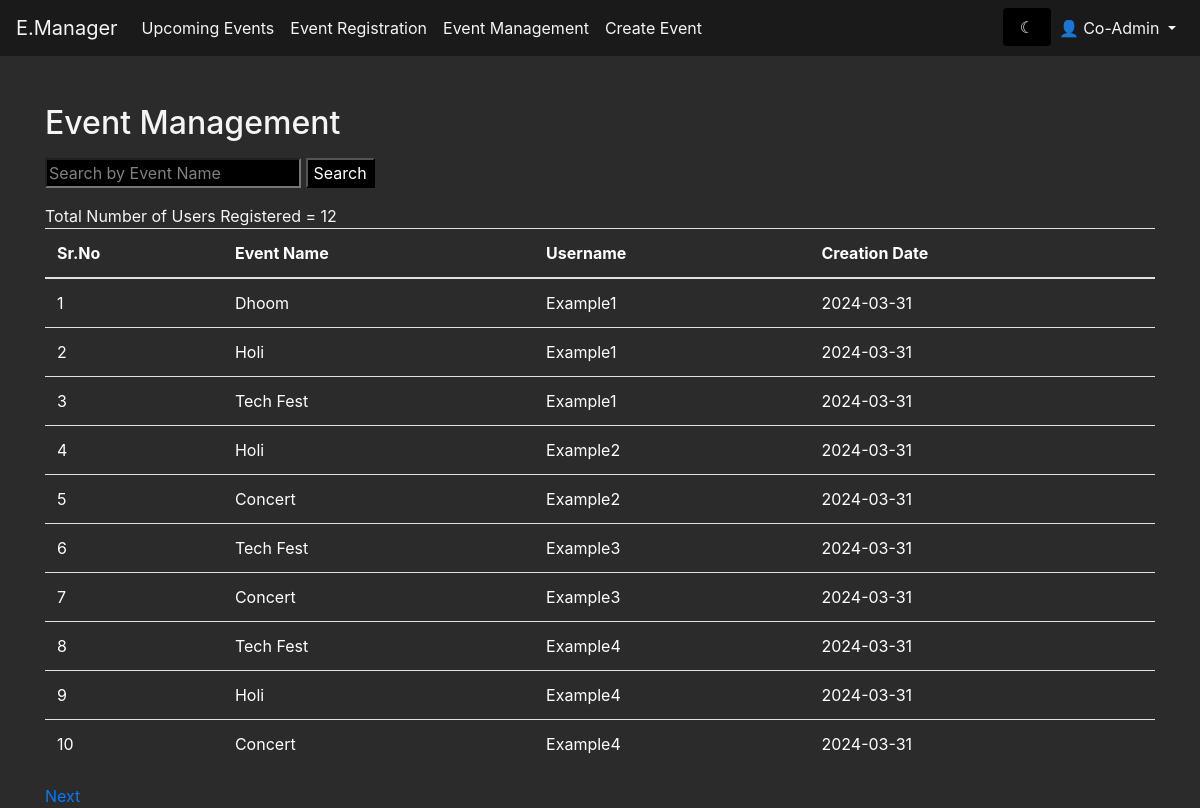
Screenshot of /event_manager (signed in) with the database file from the repository.
### modules/models.py (models this page shows, shortened)
class Registration(db.Model):
    id = db.Column(db.Integer, primary_key=True)
    user_id = db.Column(db.Integer, db.ForeignKey('user.id'))
    event_id = db.Column(db.Integer, db.ForeignKey('event.id'))
    date_created = db.Column(db.DateTime, default=datetime.utcnow)
    user = db.relationship('User', backref=db.backref('registrations', lazy=True))
    event = db.relationship('Event', backref=db.backref('registrations', lazy=True))

class Event(db.Model):
    id = db.Column(db.Integer, primary_key=True)
    title = db.Column(db.String(80), nullable=False)
    description = db.Column(db.String(200), nullable=False)
    long_description = db.Column(db.String(2000), nullable=False)
    date = db.Column(db.DateTime, nullable=False)
    location = db.Column(db.String(80), nullable=False)
    organizer_name = db.Column(db.String(80), nullable=True)
    image_url = db.Column(db.String(200), nullable=False)
    creator_id = db.Column(db.Integer, db.ForeignKey('user.id'))
    creator = db.relationship('User', backref=db.backref('events', lazy=True))

### modules/event.py (the view, shortened to what this page needs)
@app.route('/event_manager', methods=['GET', 'POST'])
def event_manager():
    page = request.args.get('page', 1, type=int)
    reg = Registration.query.paginate(page=page, per_page=10, error_out=False)
    total_result = Registration.query.count()
    msg = get_flashed_messages()
    return render_template('event_manager.html', events=reg, msg=msg, total_result=total_result)

### modules/templates/event_manager.html (shortened to what this page needs)
<!DOCTYPE html>
<html lang="en" xmlns="http://www.w3.org/1999/html">
  <head>
    <link
      href="https://stackpath.bootstrapcdn.com/bootstrap/4.5.0/css/bootstrap.min.css"
      rel="stylesheet"
    />
    <link
      rel="stylesheet"
      href="{{url_for('static',filename='css/dashboard.css')}}"
    />
  </head>
  <body class="{{ session['theme'] }}">
    <nav class="navbar navbar-expand-lg navbar-light bg-light fixed-top">
      <a class="navbar-brand" href="/event">E.Manager</a>
      <div class="collapse navbar-collapse" id="navbarNav">
        <ul class="navbar-nav">
          <li class="nav-item">
            <a class="nav-link" href="/event">Upcoming Events</a>
          </li>
          <li class="nav-item">
            <a class="nav-link" href="/event">Event Registration</a>
          </li>
          <li class="nav-item">
            <a class="nav-link" href="/event_manager">Event Management</a>
          </li>
          {% if 'role' in session and session['role'] == 'Admin' or 'role' in
          session and session['role'] == 'Co-Admin' %}
          <li class="nav-item">
            <a class="nav-link" href="/event/create">Create Event</a>
          </li>
          {% endif %}
        </ul>
        <ul class="navbar-nav ml-auto">
          <form action="/toggle_theme" method="post" id="toggle-theme-form">
            <input type="submit" class="form-control border-0" value="{% if session['theme'] == 'light-theme' %} &#9788 {% else %} &#9790 {% endif %}" />
          </form>
          {% if 'username' in session %}
          <li class="nav-item dropdown">
            <a
              class="nav-link dropdown-toggle"
              href="#"
              id="navbarDropdown"
              role="button"
              data-toggle="dropdown"
              aria-haspopup="true"
              aria-expanded="false"
            >
              👤 {{ session['username'] }}
            </a>
          </li>
          {% endif %}
        </ul>
      </div>
    </nav>
    <div class="container mt-4">
      <h2 class="mb-3">Event Management</h2>
      <form method="POST" class="mb-3">
        <input type="text" name="search" placeholder="Search by Event Name" />
        <input type="submit" value="Search" />
      </form>
      <a>Total Number of Users Registered = {{ total_result }} </a>
      <table class="table mb-3">
        <thead>
          <tr>
            <th>Sr.No</th>
            <th>Event Name</th>
            <th>Username</th>
            <th>Creation Date</th>
          </tr>
        </thead>
        <tbody id="userTable">
          {% for event in events %}
          <tr>
            <td>{{ event.id }}</td>
            <td>{{ event.event.title}}</td>
            <td>{{ event.user_id}}</td>
            <td>{{ event.date_created.strftime('%Y-%m-%d') }}</td>
          </tr>
          {% endfor %}
        </tbody>
      </table>
      <div class="pagination">
         {% if events.has_next %}
        <a href="{{ url_for('event_manager', page=events.next_num) }}">Next</a>
        {% endif %}
      </div>
    </div>
  </body>
</html>

### modules/static/css/dashboard.css (style rules this page uses)
body { background-color: #2b2b2b; color: #f5f5f5; padding-top: 80px; }
.navbar { background-color: #1a1a1a !important; }
.nav-link, .dropdown-item { color: #f5f5f5 !important; }
.navbar-brand { color: #f5f5f5 !important; }
.container { background-color: #2b2b2b; }
table { color: #ffffff; }
th, td { color: #ffffff; }
input { background-color: #000000; color: #ffffff; }
::placeholder { color: #ffffff; opacity: 0.5; }
input, textarea { background-color: #000000 !important; color: #ffffff !important; }
::placeholder { color: #ffffff !important; opacity: 0.5 !important; }

### rows the page displays
Registration: id "1", event "Dhoom", user_id "Example1", date_created "2024-03-31"
Registration: id "2", event "Holi", user_id "Example1", date_created "2024-03-31"
Registration: id "3", event "Tech Fest", user_id "Example1", date_created "2024-03-31"
Registration: id "4", event "Holi", user_id "Example2", date_created "2024-03-31"
Registration: id "5", event "Concert", user_id "Example2", date_created "2024-03-31"
Registration: id "6", event "Tech Fest", user_id "Example3", date_created "2024-03-31"
Registration: id "7", event "Concert", user_id "Example3", date_created "2024-03-31"
Registration: id "8", event "Tech Fest", user_id "Example4", date_created "2024-03-31"
Registration: id "9", event "Holi", user_id "Example4", date_created "2024-03-31"
Registration: id "10", event "Concert", user_id "Example4", date_created "2024-03-31"

### other values shown
{{ session['username'] }} "Co-Admin"
{{ total_result }} "12"
